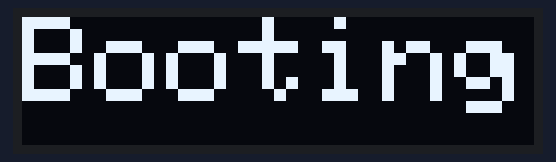
This program was run on a simulated ESP32. On the bench: 128×32 one-colour display. WiFi joins after 1.5 s; servers stay silent unless stated; network time is answered at once with the bench clock; the local clock reads 2024-03-15 10:24:30 at power-on unless the program sets it; no MQTT or app messages arrive unless stated; what the program prints to the serial monitor is not drawn.

Above: at 1.1 s.
At 2.8 s:
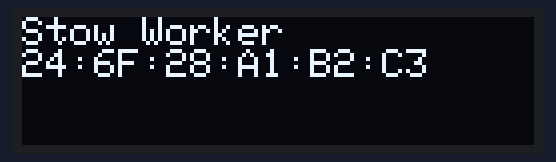
At 3.21 s:
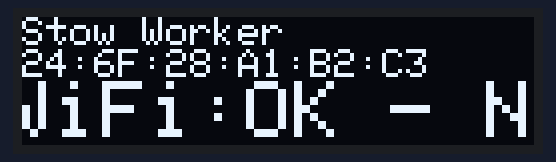
At 12.34 s:
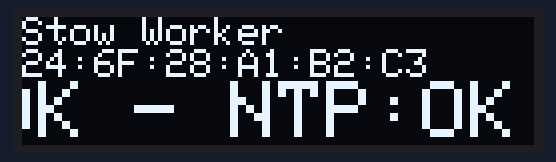
At 21.48 s:
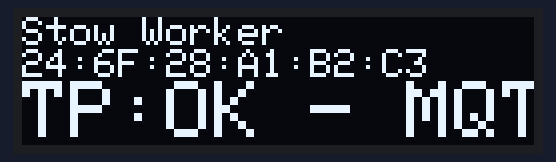
At 39.75 s:
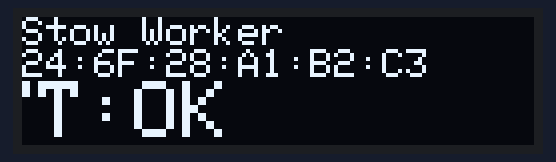

The program:

main.cpp
```cpp
#include <Arduino.h>
#include "config.h"
#include "wifi_manager.h"
#include "time_manager.h"
#include "mqtt_manager.h"
#include "display_manager.h"
#include "system_monitor.h"

void setup() {
    Serial.begin(115200);
    delay(1000);

    Serial.println("\n╔═══════════════════════════════════════════════════════════╗");
    Serial.println("║         STOW WORKER INITIALIZATION                        ║");
    Serial.println("╚═══════════════════════════════════════════════════════════╝\n");

    // 1. Initialize Display
    Serial.println("🖥️  Initializing Display...");
    displayManager.begin();
    if (displayManager.isInitialized()) {
        displayManager.displayLine("Booting...", false, DISPLAY_SCROLL_SPEED, DISPLAY_DEFAULT_FONT_SIZE);
    }

    // 2. Initialize WiFi
    Serial.println("\n📡 Initializing WiFi...");
    wifiManager.begin();
    if (wifiManager.connect()) {
        Serial.println("✅ WiFi initialization successful");
    } else {
        Serial.println("❌ WiFi initialization failed");
    }

    // 3. Initialize Time Manager
    Serial.println("\n🕐 Initializing Time Manager...");
    timeManager.begin();
    if (timeManager.isSynced()) {
        Serial.println("✅ Time synchronization successful");
    } else {
        Serial.println("⚠️  Time synchronization pending");
    }

    // 4. Initialize MQTT
    Serial.println("\n🔗 Initializing MQTT...");
    String macAddress = WiFi.macAddress();
    mqttManager.begin(macAddress);
    if (mqttManager.connect()) {
        Serial.println("✅ MQTT initialization successful");
    } else {
        Serial.println("⚠️  MQTT connection pending");
    }

    // 5. Initialize System Monitor
    Serial.println("\n📊 Initializing System Monitor...");
    systemMonitor.begin();
    Serial.println("✅ System Monitor initialized");

    Serial.println("\n╔═══════════════════════════════════════════════════════════╗");
    Serial.println("║         INITIALIZATION COMPLETE                           ║");
    Serial.println("╚═══════════════════════════════════════════════════════════╝\n");

    // Display initial status
    systemMonitor.updateOLEDDisplay();
    systemMonitor.printSystemStatus();
}

void loop() {
    // Maintain WiFi connection
    wifiManager.checkConnection();

    // Maintain time synchronization
    timeManager.maintainTimeSync();

    // Maintain MQTT connection
    mqttManager.maintainConnection();
    mqttManager.loop();

    // Update display
    displayManager.loop();

    // Check system status
    systemMonitor.checkSystem();
}
```

display_manager.h
```cpp
#ifndef DISPLAY_MANAGER_H
#define DISPLAY_MANAGER_H

#include <Arduino.h>
#include <Adafruit_GFX.h>
#include <Adafruit_SSD1306.h>
#include "config.h"

class DisplayManager {
private:
    Adafruit_SSD1306 display;
    bool initialized;

    struct ScrollConfig {
        String text;
        bool enabled;
        int position;
        unsigned long lastUpdate;
        int speed;
        uint8_t yPosition;
        uint8_t fontSize;
    };

    ScrollConfig line1Scroll;
    ScrollConfig line2Scroll;
    bool twoLinesMode;

    void scrollLine(ScrollConfig &line);
    void drawText(const String& text, uint8_t yPosition, uint8_t fontSize, int xOffset = 0);
    int getTextWidth(const String& text, uint8_t fontSize);

public:
    DisplayManager();
    void begin();
    bool isInitialized();
    void clear();
    void displayLine(const String& text, bool scroll = false, int scrollSpeed = DISPLAY_SCROLL_SPEED, uint8_t fontSize = DISPLAY_DEFAULT_FONT_SIZE);
    void displayTwoLines(const String& text1, bool scroll1, const String& text2, bool scroll2, int scrollSpeed = DISPLAY_SCROLL_SPEED, uint8_t fontSize1 = DISPLAY_LINE1_FONT_SIZE, uint8_t fontSize2 = DISPLAY_LINE2_FONT_SIZE);
    void loop();
};

extern DisplayManager displayManager;

#endif // DISPLAY_MANAGER_H
```

mqtt_manager.h
```cpp
#ifndef MQTT_MANAGER_H
#define MQTT_MANAGER_H

#include <PubSubClient.h>
#include <WiFi.h>
#include "config.h"

class MQTTManager {
    private:
        WiFiClient espClient;
        PubSubClient client;

        String deviceMacAddress;
        unsigned long lastMqttReconnectAttempt;
        unsigned long lastConnectionCheck;
        int mqttAttemptCount;

        static const unsigned long MQTT_RECONNECT_INTERVAL = 30000; // 30 seconds
        static const int MAX_MQTT_ATTEMPTS = 5;
        static const unsigned long CONNECTION_CHECK_INTERVAL = 15000; // 15 seconds

        String getMqttErrorMessage(int errorCode);

        String getBaseTopic();
        String getConnectionTopic();
        String getStatusTopic();
        String getMetricsTopic();
        String getCustomTopic(const String& suffix);

    public:
        MQTTManager();
        void begin(const String& macAddress);
        bool connect();
        bool isConnected();
        bool publish(const String& topic, const String& payload);
        void loop();
        void maintainConnection();
        void printStatus();
        void printSignal();
};

extern MQTTManager mqttManager;

#endif // MQTT_MANAGER_H
```

system_monitor.h
```cpp
#ifndef SYSTEM_MONITOR_H
#define SYSTEM_MONITOR_H

#include <Arduino.h>

class SystemMonitor {
    private:
        unsigned long lastReport;

        static const unsigned long REPORT_INTERVAL = 60000; // Report every 60 seconds
    public:
        SystemMonitor();
        void begin();
        void checkSystem();
        void printSystemStatus();
        void updateOLEDDisplay();
};

extern SystemMonitor systemMonitor;

#endif // SYSTEM_MONITOR_H
```

time_manager.h
```cpp
#ifndef TIME_MANAGER_H
#define TIME_MANAGER_H

#include <NTPClient.h>
#include <WiFiUdp.h>
#include <time.h>
#include "config.h"

class TimeManager {
    private:
        WiFiUDP ntpUDP;
        NTPClient timeClient;
        unsigned long lastSyncTime;
        bool isNtpSynced;

        static const unsigned long NTP_SYNC_INTERVAL = 3600000; // 1 hour in milliseconds

    public:
        TimeManager();
        void begin();
        void maintainTimeSync();
        String getFormattedDateTime();
        bool isSynced();
        void printTimeStatus();
};

extern TimeManager timeManager;

#endif // TIME_MANAGER_H
```

wifi_manager.h
```cpp
#ifndef WIFI_MANAGER_H
#define WIFI_MANAGER_H

#include <WiFi.h>
#include "config.h"

class WiFiManager {
    private:
        bool isConnected;
        unsigned long lastWifiSignalCheck;
        int consecutiveWeakSignals;
        static const unsigned long WIFI_SIGNAL_CHECK_INTERVAL = 60000; // 60 seconds
        static const int WEAK_SIGNAL_THRESHOLD = -80; // dBm
        static const int MAX_CONSECUTIVE_WEAK_SIGNALS = 3;

    public:
        WiFiManager();
        void begin();
        bool connect();
        bool isWifiConnected();
        bool isSignalStable();
        void checkConnection();
        void printStatus();
        void printSignal();
};

extern WiFiManager wifiManager;

#endif // WIFI_MANAGER_H
```

display_manager.cpp
```cpp
#include "display_manager.h"

DisplayManager displayManager;

DisplayManager::DisplayManager() : display(I2C_WIDTH, I2C_HEIGHT, &Wire, -1) {
    initialized = false;
    twoLinesMode = false;

    line1Scroll = {"", false, 0, 0, DISPLAY_SCROLL_SPEED, DISPLAY_LINE1_Y, DISPLAY_LINE1_FONT_SIZE};
    line2Scroll = {"", false, 0, 0, DISPLAY_SCROLL_SPEED, DISPLAY_LINE2_Y, DISPLAY_LINE2_FONT_SIZE};
}

void DisplayManager::begin() {
    Wire.begin(I2C_SDA_PIN, I2C_SCK_PIN);

    if (!display.begin(SSD1306_SWITCHCAPVCC, DISPLAY_I2C_ADDRESS)) {
        Serial.println("❌ Failed to initialize OLED display.");
        initialized = false;
        return;
    }

    Serial.println("✅ OLED display initialized successfully.");
    initialized = true;

    display.clearDisplay();
    display.setTextColor(WHITE);
    display.setTextWrap(false);  // Disable automatic text wrapping
    display.display();
}

bool DisplayManager::isInitialized() {
    return initialized;
}

void DisplayManager::clear() {
    if (!initialized) return;

    display.clearDisplay();
    display.display();

    line1Scroll = {"", false, 0, 0, DISPLAY_SCROLL_SPEED, DISPLAY_LINE1_Y, DISPLAY_LINE1_FONT_SIZE};
    line2Scroll = {"", false, 0, 0, DISPLAY_SCROLL_SPEED, DISPLAY_LINE2_Y, DISPLAY_LINE2_FONT_SIZE};
    twoLinesMode = false;
}

void DisplayManager::displayLine(const String& text, bool scroll, int scrollSpeed, uint8_t fontSize) {
    if (!initialized) return;

    twoLinesMode = false;
    line1Scroll.text = text;
    line1Scroll.enabled = scroll;
    line1Scroll.speed = scrollSpeed;
    line1Scroll.position = 0;
    line1Scroll.lastUpdate = millis();
    line1Scroll.yPosition = 0;
    line1Scroll.fontSize = fontSize;

    display.clearDisplay();

    if (!scroll) {
        drawText(text, line1Scroll.yPosition, fontSize);
        display.display();
    }
}

void DisplayManager::displayTwoLines(const String& text1, bool scroll1, const String& text2, bool scroll2, int scrollSpeed, uint8_t fontSize1, uint8_t fontSize2) {
    if (!initialized) return;

    twoLinesMode = true;

    line1Scroll.text = text1;
    line1Scroll.enabled = scroll1;
    line1Scroll.speed = scrollSpeed;
    line1Scroll.position = 0;
    line1Scroll.lastUpdate = millis();
    line1Scroll.yPosition = DISPLAY_LINE1_Y;
    line1Scroll.fontSize = fontSize1;

    line2Scroll.text = text2;
    line2Scroll.enabled = scroll2;
    line2Scroll.speed = scrollSpeed;
    line2Scroll.position = 0;
    line2Scroll.lastUpdate = millis();
    line2Scroll.yPosition = DISPLAY_LINE2_Y;
    line2Scroll.fontSize = fontSize2;

    display.clearDisplay();

    if (!scroll1) {
        drawText(text1, line1Scroll.yPosition, fontSize1);
    }
    if (!scroll2) {
        drawText(text2, line2Scroll.yPosition, fontSize2);
    }

    display.display();
}

void DisplayManager::loop() {
    if (!initialized) return;

    bool needsUpdate = false;

    if (twoLinesMode) {
        if (line1Scroll.enabled) {
            scrollLine(line1Scroll);
            needsUpdate = true;
        }
        if (line2Scroll.enabled) {
            scrollLine(line2Scroll);
            needsUpdate = true;
        }
    } else {
        if (line1Scroll.enabled) {
            scrollLine(line1Scroll);
            needsUpdate = true;
        }
    }

    if (needsUpdate) {
        display.clearDisplay();

        if (twoLinesMode) {
            if (line1Scroll.enabled) {
                drawText(line1Scroll.text, line1Scroll.yPosition, line1Scroll.fontSize, -line1Scroll.position);
            } else {
                drawText(line1Scroll.text, line1Scroll.yPosition, line1Scroll.fontSize);
            }

            if (line2Scroll.enabled) {
                drawText(line2Scroll.text, line2Scroll.yPosition, line2Scroll.fontSize, -line2Scroll.position);
            } else {
                drawText(line2Scroll.text, line2Scroll.yPosition, line2Scroll.fontSize);
            }
        } else {
            if (line1Scroll.enabled) {
                drawText(line1Scroll.text, line1Scroll.yPosition, line1Scroll.fontSize, -line1Scroll.position);
            }
        }

        display.display();
    }
}

void DisplayManager::scrollLine(ScrollConfig &line) {
    unsigned long currentMillis = millis();

    if (currentMillis - line.lastUpdate >= line.speed) {
        line.lastUpdate = currentMillis;

        int textWidth = getTextWidth(line.text, line.fontSize);

        if (textWidth > I2C_WIDTH) {
            line.position++;
            if (line.position > textWidth) {
                line.position = 0;
            }
        }
    }
}

void DisplayManager::drawText(const String& text, uint8_t yPosition, uint8_t fontSize, int xOffset) {
    // Convert fontSize to Adafruit textSize (1=smallest, 2=double size, etc.)
    uint8_t textSize = (fontSize + 7) / 8;  // Round up division by 8
    if (textSize < 1) textSize = 1;
    display.setTextSize(textSize);
    display.setCursor(xOffset, yPosition);
    display.print(text);
}

int DisplayManager::getTextWidth(const String& text, uint8_t fontSize) {
    // Use same logic as drawText() to calculate textSize
    uint8_t textSize = (fontSize + 7) / 8;
    if (textSize < 1) textSize = 1;
    int charWidth = 6 * textSize;  // Base char width is 6 pixels
    return text.length() * charWidth;
}
```

mqtt_manager.cpp
```cpp
#include "mqtt_manager.h"
#include "wifi_manager.h"
#include "time_manager.h"

MQTTManager mqttManager;

MQTTManager::MQTTManager() : client(espClient) {
    lastMqttReconnectAttempt = 0;
    lastConnectionCheck = 0;
    mqttAttemptCount = 0;
}

void MQTTManager::begin(const String& macAddress) {
    deviceMacAddress = macAddress;
    client.setServer(MQTT_SERVER, MQTT_PORT);
    client.setKeepAlive(90);
    client.setSocketTimeout(45);
}

bool MQTTManager::connect() {
    // First, check WiFi signal stability
    if (!wifiManager.isWifiConnected() || !wifiManager.isSignalStable()) {
        Serial.println("❌ WiFi not connected or signal unstable. Cannot connect to MQTT broker.");
        return false;
    }

    if (mqttAttemptCount >= MAX_MQTT_ATTEMPTS) {
        unsigned long currentMillis = millis();

        if (currentMillis - lastMqttReconnectAttempt < MQTT_RECONNECT_INTERVAL) {
            return false; // Wait before next attempt
        }
        mqttAttemptCount = 0; // Reset attempt count after waiting period
        lastMqttReconnectAttempt = currentMillis;
    }

    if (!client.connected()) {
        Serial.print("Attempting MQTT connection...");
        String clientId = "StowWorker-" + deviceMacAddress;
        mqttAttemptCount++;
        lastMqttReconnectAttempt = millis();

        // Configure Last Will and Testament (LWT) for automatic offline detection
        String connectionTopic = getConnectionTopic();
        String lwtPayload = "offline";  // Simple payload - broker publishes this if device disconnects unexpectedly

        if (client.connect(clientId.c_str(), MQTT_USER, MQTT_PASSWORD, connectionTopic.c_str(), 1, true, lwtPayload.c_str())) {
            Serial.println("✅ Connected to MQTT broker successfully.");

            // Publish Birth message - confirms device is actually online
            // MUST use same topic as LWT with retain=true to override any stale offline message
            String birthPayload = "online";
            client.publish(connectionTopic.c_str(), birthPayload.c_str(), true);

            Serial.println("✅ Birth message published (online).");

            mqttAttemptCount = 0; // Reset attempt count on successful connection
            return true;
        } else {
            int errorCode = client.state();

            Serial.print("❌ MQTT connection failed, rc=");
            Serial.print(errorCode);
            Serial.print(" (");
            Serial.print(getMqttErrorMessage(errorCode));
            Serial.println(")");

            Serial.printf("(Attempt: %d/%d | Signal: %d dBm)\n", mqttAttemptCount, MAX_MQTT_ATTEMPTS, WiFi.RSSI());
            return false;
        }
    }

    return true;
}

String MQTTManager::getBaseTopic() {
    return "process/stow/" + deviceMacAddress;
}

String MQTTManager::getConnectionTopic() {
    return getBaseTopic() + "/state/connection";
}

String MQTTManager::getStatusTopic() {
    return getBaseTopic() + "/status";
}

String MQTTManager::getMetricsTopic() {
    return getBaseTopic() + "/metrics";
}

String MQTTManager::getCustomTopic(const String& suffix) {
    return getBaseTopic() + "/" + suffix;
}

String MQTTManager::getMqttErrorMessage(int errorCode) {
    switch (errorCode) {
        case -4: return "MQTT_CONNECTION_TIMEOUT - Network timeout";
        case -3: return "MQTT_CONNECTION_LOST - Network connection lost";
        case -2: return "MQTT_CONNECT_FAILED - Network connection failed";
        case -1: return "MQTT_DISCONNECTED - Disconnected";
        case 0: return "MQTT_CONNECTED - Connected";
        case 1: return "MQTT_CONNECT_BAD_PROTOCOL - MQTT protocol version not supported";
        case 2: return "MQTT_CONNECT_BAD_CLIENT_ID - Client identifier rejected";
        case 3: return "MQTT_CONNECT_UNAVAILABLE - Server unavailable";
        case 4: return "MQTT_CONNECT_BAD_CREDENTIALS - Bad username or password";
        case 5: return "MQTT_CONNECT_UNAUTHORIZED - Not authorized";
        default: return "Unknown error: " + String(errorCode);
    }
}

bool MQTTManager::isConnected() {
    return client.connected();
}

bool MQTTManager::publish(const String& topic, const String& payload) {
    if (client.connected()) {
        boolean result = client.publish(topic.c_str(), payload.c_str());
        if (!result) {
            Serial.println("❌ MQTT publish failed.");
        } else {
            Serial.println("✅ MQTT publish succeeded.");
        }
        return result;
    } else {
        Serial.println("❌ MQTT client not connected. Cannot publish message.");
        return false;
    }
}

void MQTTManager::loop() {
    if (client.connected()) {
        client.loop();
    }
}

void MQTTManager::maintainConnection() {
    unsigned long currentMillis = millis();

    if (currentMillis - lastConnectionCheck >= CONNECTION_CHECK_INTERVAL) {
        lastConnectionCheck = currentMillis;

        if (isConnected()) {
            mqttAttemptCount = 0; // Reset attempt count on successful connection
        } else {
            if (!wifiManager.isSignalStable()) {
                if (currentMillis - lastMqttReconnectAttempt < MQTT_RECONNECT_INTERVAL) {
                    Serial.println("❌ WiFi signal unstable. Skipping MQTT reconnect attempt.");
                    lastMqttReconnectAttempt = currentMillis;
                    return; // Wait before next attempt
                }
            }
        }
    }
}

void MQTTManager::printStatus() {
    Serial.printf("MQTT Status: %s (code: %d)\n", client.connected() ? "Connected" : "Disconnected", client.state());
}
```

Source omitted: system_monitor.cpp (5289 bytes), time_manager.cpp (2323 bytes), wifi_manager.cpp (2740 bytes), config.h (1373 bytes)

Measured:
- what the display in image 0 shows lasts 1.7 s, from 1.1 s to 2.8 s
